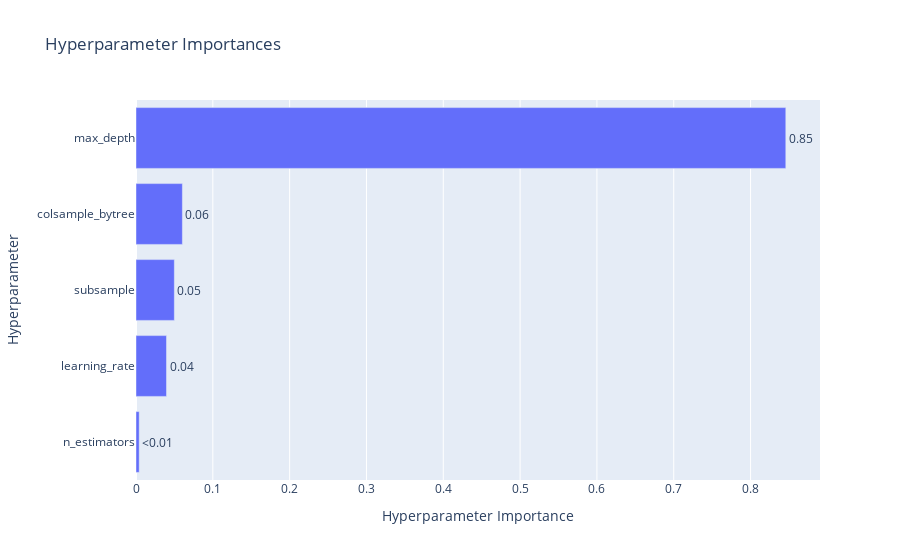

The code cell stored with this chart in its notebook:
### Code cell
optuna.visualization.plot_param_importances(studyxgbr)

### Figure 1 — Plotly figure (JSON) as saved in the notebook; plotly's stock layout.template omitted (floating-point values rounded to 4 significant figures)
{"data": [{"cliponaxis": false, "hovertemplate": ["n_estimators (IntDistribution): 0.004151675174993846<extra></extra>", "learning_rate (FloatDistribution): 0.03971469721128361<extra></extra>", "subsample (FloatDistribution): 0.04989301370091936<extra></extra>", "colsample_bytree (FloatDistribution): 0.06037465065183707<extra></extra>", "max_depth (IntDistribution): 0.8458659632609661<extra></extra>"], "name": "Objective Value", "orientation": "h", "text": ["<0.01", "0.04", "0.05", "0.06", "0.85"], "textposition": "outside", "type": "bar", "x": [0.004152, 0.03971, 0.04989, 0.06037, 0.8459], "y": ["n_estimators", "learning_rate", "subsample", "colsample_bytree", "max_depth"]}], "layout": {"title": {"text": "Hyperparameter Importances"}, "xaxis": {"title": {"text": "Hyperparameter Importance"}}, "yaxis": {"title": {"text": "Hyperparameter"}}}}
